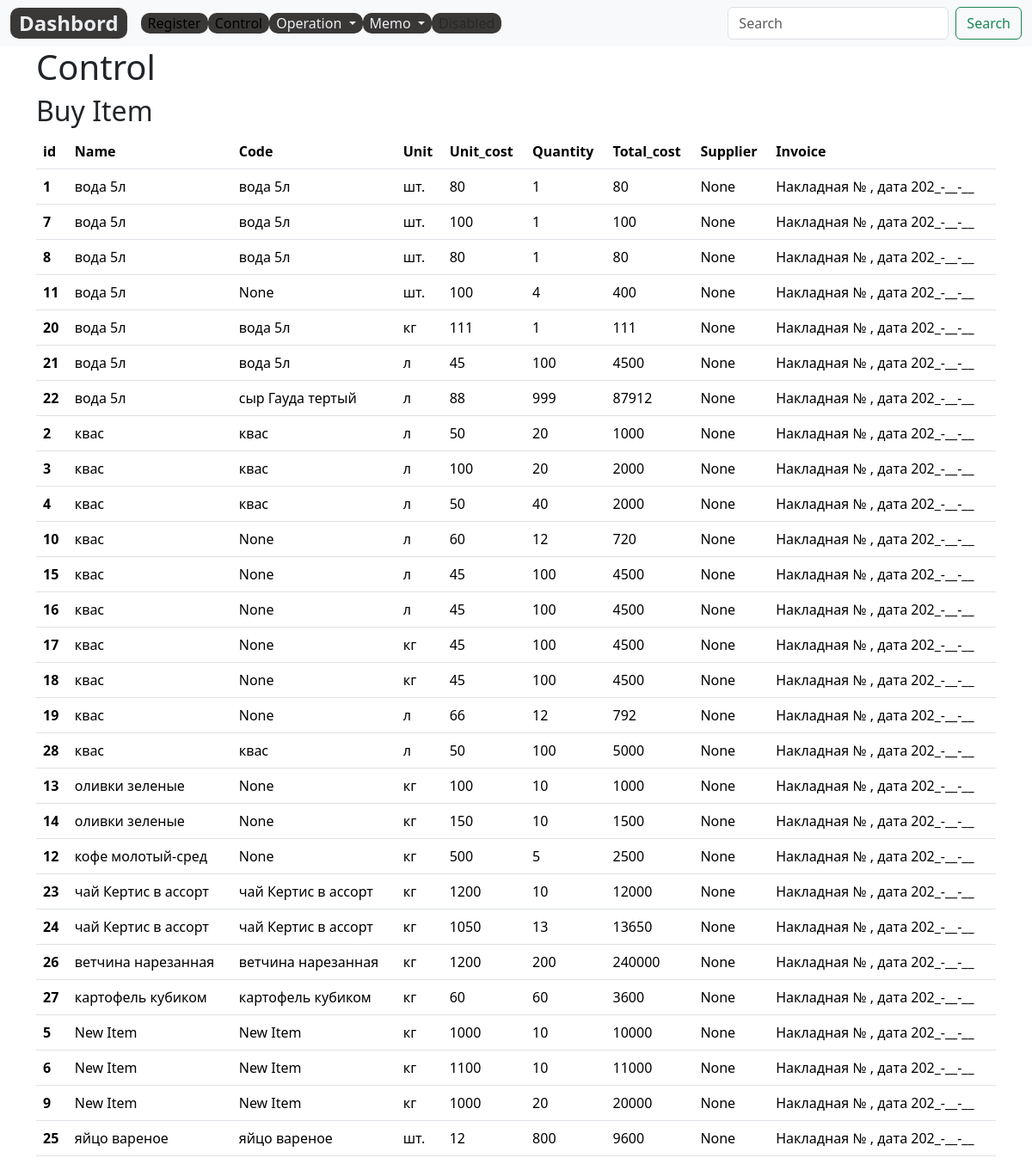
Page /control/buy_item_list/ on the earlier database version.
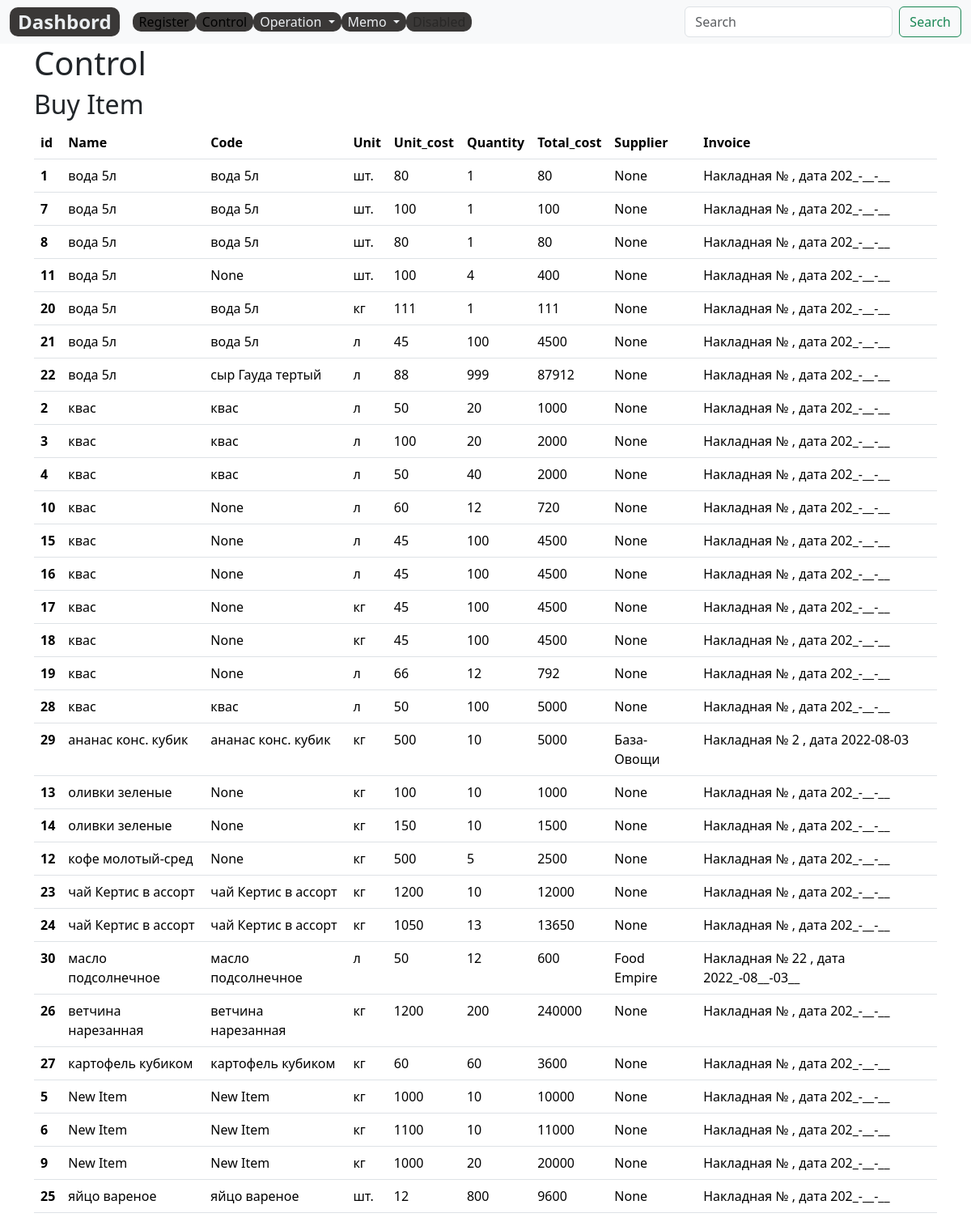
Same page on the later database version.
### control/models.py (models this page shows, shortened)
class BuyItem(models.Model):
    code=models.ForeignKey(Item, help_text="Не более 12 знаков",null=True,verbose_name='Код товара', related_name='buyitem_code', on_delete=models.CASCADE)
    name = models.ForeignKey(Item,related_name='buyitem_name', verbose_name='Наименование', on_delete=models.CASCADE)
    slug= models.SlugField(max_length=255, verbose_name='Url',blank=True, null=True)
    unit = models.CharField(max_length=10,verbose_name='Ед.изм.',  choices=UNITS, null=True ,default='kg')
    unit_cost=models.PositiveIntegerField(verbose_name='Цена, руб', null=True)
    quantity= models.PositiveIntegerField(verbose_name='Кол.',)
    cost= models.PositiveIntegerField(verbose_name='Сумма, руб', blank=True,null=True)
    supplier= models.ForeignKey(Supplier, on_delete=models.CASCADE, null=True)
    invoice= models.CharField(max_length=250,verbose_name='Накладная',  null=True ,default='Накладная №         , дата 202_-__-__')
    created_date = models.DateField(auto_now_add=True, verbose_name='Дата',)
    class Meta:
        ordering = ['name']
        verbose_name = 'Закупка'
        verbose_name_plural = 'Закупки'
    @property
    def get_cost(self):
        return self.unit_cost * self.quantity

### register/models.py (models this page shows, shortened)
class Item(models.Model):
    code=models.CharField(max_length=200, help_text="Не более 12 знаков", unique=True, verbose_name='Код товара')
    name = models.CharField(max_length=200, help_text="Не более 200 знаков", db_index=True)
    category = models.ForeignKey(
        CategoryItem, related_name='item', on_delete=models.CASCADE)
    supplier=models.ForeignKey(Supplier, related_name='item',on_delete=models.CASCADE)
    unit = models.CharField(max_length=50, help_text="Не более 50 знаков", choices=UNITS ) # pounds, lbs, oz ,grams, etc
    unit_cost = models.DecimalField(max_digits=10, help_text="Не более 10 знаков",decimal_places=2)
    description = models.TextField(blank=True, null=True)
    available = models.BooleanField(default=True)
    slug= models.SlugField(max_length=255, verbose_name='Url', unique=True)
    created_date= models.DateField(auto_now_add=True, verbose_name='Создан',null=True)
    updated_date = models.DateField(auto_now=True,  verbose_name='Изменен', null=True)
    class Meta:
        ordering = ['category','name']
        verbose_name = 'Товар'
        verbose_name_plural = 'Товары'
    def __str__(self):
        return self.name

class Supplier(models.Model):
    code=models.DecimalField(max_digits=4, help_text="Не более 4 знаков", decimal_places=0, unique=True)
    name = models.CharField(max_length=200, help_text="Не более 200 знаков",db_index=True)
    slug= models.SlugField(max_length=255, verbose_name='Url', unique=True)
    address = models.CharField(max_length=220)
    created_date = models.DateField(auto_now_add=True)
    class Meta:
        ordering = ['name']
        verbose_name = 'Поставщик'
        verbose_name_plural = 'Поставщики'
    def __str__(self):
        return self.name

### control/views.py (the view)
# urls.py: path('buy_item_list/', BuyItemsListView.as_view(), name='buy_item_list'),
class BuyItemsListView(ListView):
    model=BuyItem
    template_name = 'control/buy_items_list.html'
    context_object_name = 'buyitems'

### control/templates/control/buy_items_list.html (shortened to what this page needs)
{% extends 'base_simple.html' %}  {% block content %}
<div class="container">
  <h1>Control</h1>
  <h2>Buy Item</h2>
  <table class="table">
    <thead>
      <tr>
        <th scope="col">id</th>
        <th scope="col">Name</th>
        <th scope="col">Code</th>
        <th scope="col">Unit</th>
        <th scope="col">Unit_cost</th>
        <th scope="col">Quantity</th>
        <th scope="col">Total_cost</th>
        <th scope="col">Supplier</th>
        <th scope="col">Invoice</th>
      </tr>
    </thead>
    <tbody>
      {% for buyitem in buyitems%}
      <tr>
        <th scope="row">{{buyitem.id}}</th>
        <td>{{buyitem.name}}</td>
        <td>{{buyitem.code}}</td>
        <td>{{buyitem.unit}}</td>
        <td>{{buyitem.unit_cost}}</td>
        <td>{{buyitem.quantity}}</td>
        <td>{{buyitem.get_cost}}</td>
        <td>{{buyitem.supplier}}</td>
        <td>{{buyitem.invoice}}</td>
      </tr>
      {% endfor %}
    </tbody>
  </table>
</div>
{% endblock %}

Differences in the rows shown:
added BuyItem: id "29", name "ананас конс. кубик", code "ананас конс. кубик", unit "кг", unit_cost "500", quantity "10", get_cost "5000", supplier "База-Овощи", invoice "Накладная № 2 , дата 2022-08-03"
added BuyItem: id "30", name "масло подсолнечное", code "масло подсолнечное", unit "л", unit_cost "50", quantity "12", get_cost "600", supplier "Food Empire", invoice "Накладная № 22 , дата 2022_-08__-03__"
